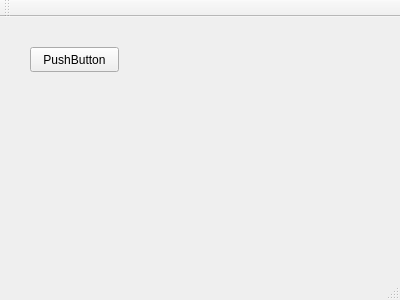
<?xml version="1.0" encoding="UTF-8"?>
<ui version="4.0">
 <class>MainWindow</class>
 <widget class="QMainWindow" name="MainWindow">
  <property name="geometry">
   <rect>
    <x>0</x>
    <y>0</y>
    <width>400</width>
    <height>300</height>
   </rect>
  </property>
  <property name="windowTitle">
   <string>MainWindow</string>
  </property>
  <widget class="QWidget" name="centralWidget">
   <widget class="QPushButton" name="pushButton">
    <property name="geometry">
     <rect>
      <x>30</x>
      <y>30</y>
      <width>89</width>
      <height>25</height>
     </rect>
    </property>
    <property name="text">
     <string>PushButton</string>
    </property>
   </widget>
  </widget>
  <widget class="QMenuBar" name="menuBar">
   <property name="geometry">
    <rect>
     <x>0</x>
     <y>0</y>
     <width>400</width>
     <height>22</height>
    </rect>
   </property>
  </widget>
  <widget class="QToolBar" name="mainToolBar">
   <attribute name="toolBarArea">
    <enum>TopToolBarArea</enum>
   </attribute>
   <attribute name="toolBarBreak">
    <bool>false</bool>
   </attribute>
  </widget>
  <widget class="QStatusBar" name="statusBar"/>
 </widget>
 <layoutdefault spacing="6" margin="11"/>
 <resources/>
 <connections>
  <connection>
   <sender>pushButton</sender>
   <signal>clicked()</signal>
   <receiver>MainWindow</receiver>
   <slot>close()</slot>
   <hints>
    <hint type="sourcelabel">
     <x>56</x>
     <y>91</y>
    </hint>
    <hint type="destinationlabel">
     <x>169</x>
     <y>157</y>
    </hint>
   </hints>
  </connection>
 </connections>
</ui>
